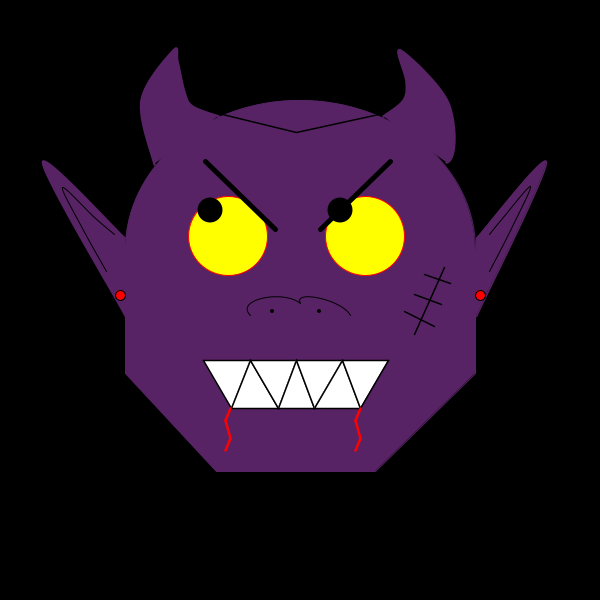
Frame 1 (no input)
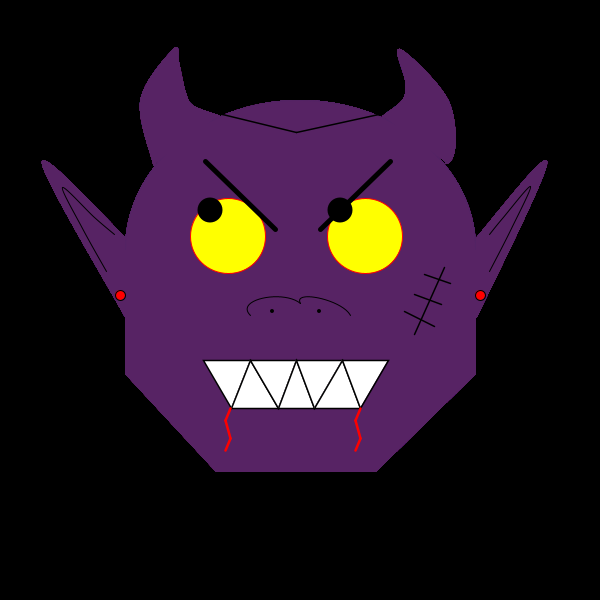
Frame 60 (the mouse pressed at the canvas centre just before this capture)
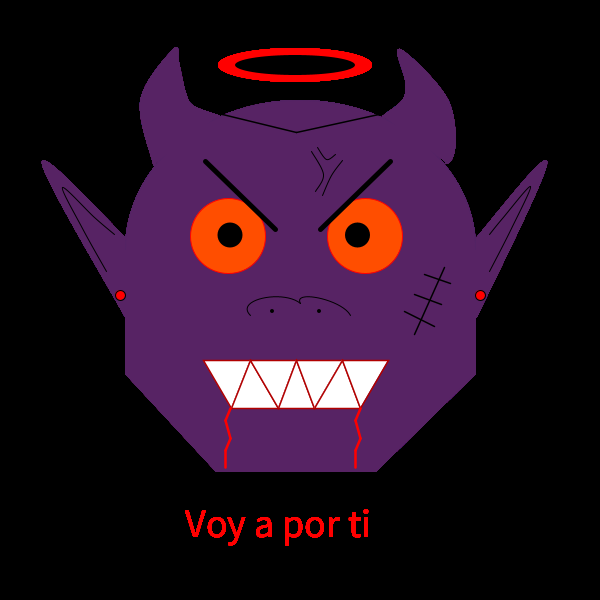
Frame 120 (the mouse held since frame 60 and released just before this capture)

The Processing sketch that drew these frames (run headless with seeded random() and noise(); from frame 60 on, the mouse is pressed at the canvas centre):

// Processing sketch: processing_170654
// ── processing_170654.pde

void setup () {
   size(600,600);
   background(0,0,0);
   
 }
 int value = 255;
 int value2= 255;
 boolean trigger = false;
 float augmentaY = 450;
 int colorDents=0;
 int tamanyUlls=75;
 int moviment=4;
 int colorAnell=0;
 int anellX=150;
 int anellY=30;
 int morat1=87;
 int morat2=35;
 int morat3=100;
 int t=0;
void draw(){
  println(mouseX+","+mouseY);//mouse
  
  fill(87,35,100);
  stroke(83,35,100);
  //front
  arc(300, 250, 350, 300, PI, 2*PI, OPEN);
  
  noFill();  
  beginShape();
  curveVertex(126,250);
  curveVertex(151,370);
  endShape();
  
  fill(87,35,100);
  stroke(87,35,100);
  //Lluna
  beginShape();
  vertex(502, 20);
  bezierVertex(520, 25, 100, 0, 470, 75);
  fill(87,35,100);
  //Cara
  beginShape();
    vertex(125, 250);
    vertex(125, 373);
    vertex(216, 471);
    vertex(375, 471);
    vertex(475, 373);
    vertex(475, 250);
    endShape(CLOSE);
  endShape();
  //venes  
stroke(morat1,morat2,morat3);

beginShape();
  curveVertex(311,151);
  curveVertex(311,151);
  curveVertex(323,174);
  curveVertex(315,191);
  curveVertex(315,191);
endShape();

beginShape();
  curveVertex(317,147);
  curveVertex(317,147);
  curveVertex(326,159);
  curveVertex(335,154);
  curveVertex(335,154);
endShape();

beginShape();
  curveVertex(342,160);
  curveVertex(342,160);
  curveVertex(331,175);
  curveVertex(322,195);
  curveVertex(322,195);
endShape();

if( trigger==true){
  noFill();
    morat1=morat1-2;
    morat2=morat2-2;
    morat3=morat3-2;
}

 
  
  fill(255,255,255);
  stroke(colorDents,0,0);
  strokeWeight(1.5);
  //dents
  beginShape(TRIANGLE_STRIP);
    vertex(203, 360);
    vertex(231, 408);
    vertex(250, 360);
    vertex(278, 408);
    vertex(296, 360);
    vertex(314, 408);
    vertex(342, 360);
    vertex(360, 408);
    vertex(388, 360);
  endShape();
  //color dels dents
  if(trigger==true){
  colorDents= colorDents+3;
  }
  
 tamanyUlls=tamanyUlls+moviment;
  fill(value,value2,0);
  stroke(255,0,0);
  strokeWeight(1);
  //ulls
  ellipse(228,236,tamanyUlls,tamanyUlls);
  ellipse(365,236,tamanyUlls,tamanyUlls);
  fill(0,0,0);
  noStroke();
  
  

  //ull esquerre mou
  float ullE = map(mouseX, 0, width, 210, 250);
  //ull dret mou
  float ullD = map(mouseX, 0, width, 340, 375);
  //altura moviment ulls
  float ullX = map(mouseY, 0, height, 210, 260);
   if (t >= 0 && t < 10){
    //pupil·la esquerra
    ellipse(ullE,ullX,25,25);
     
    //pupuil·la dreta
      ellipse(ullD,ullX,25,25);
   } 

  //color dels ulls
  if(trigger == true){
    value2=value2-3;
   }

  
  noFill();
  stroke(0,0,0);
  strokeWeight(1);
  //nas
    curve(400,400,250,315,300,303,350,400);
    curve(400,400,300,303,350,315,350,400);
    
  fill(0,0,0);
  noStroke();
  //forats del nas
    ellipse(272,311,4,4);
    ellipse(319,311,4,4);
  
  noFill();
  stroke(0,0,0);
  strokeWeight(5);
  //celles  
  line(205,161,275,229);
  line(390,161,320,229);
  

  noFill();
  stroke(255,0,0);
  strokeWeight(2.5);
  //sang boca
  line(360,408,355,420);
  line(355,420,360,438);
  line(360,438,355,450);
  line(230,408,225,420);
  line(225,420,230,438);
  line(230,438,225,450);
  //expansió sang
    if(trigger ==true && augmentaY<=470 ){
  line(225,450,225,augmentaY);
  line(355,450,355,augmentaY);
  augmentaY= augmentaY+0.3;
  }
  else if(trigger == true || trigger == false  && augmentaY>470) {
    
  line(225,450,225,470);
  line(355,450,355,470);
  }
  
 
  fill(87,35,100);
  stroke(87,35,100);
  //Banya dreta
  beginShape();
  curveVertex(383,116);
  curveVertex(383,116);
  curveVertex(403,100);
  curveVertex(406,81);
  curveVertex(400,50);
  curveVertex(448,103);
  curveVertex(446,162);
  curveVertex(383,116);
  endShape();
  //Banya esquerra
  beginShape();
  curveVertex(218,116);
  curveVertex(218,116);
  curveVertex(192,106);
  curveVertex(184,92);
  curveVertex(177,61);
  curveVertex(173,50);
  curveVertex(141,100);
  curveVertex(154,164);
  curveVertex(154,164);
  endShape();
  
  noFill();
  stroke(0,0,0);
  strokeWeight(1.5);
  //cicatriu
  line(414,334,444,267);
  line(404,311,434,326);
  line(414,294,441,304);
  line(424,274,450,283);
  
  fill(87,35,100);
  stroke(0,0,0);
  strokeWeight(1.5);
  //linia de la front
  line(218,113,296,132);
  line(296,132,383,113);
  
  fill(87,35,100);
  stroke(87,35,100);
  //orella dreta
  beginShape();
  curveVertex(476,238);
  curveVertex(476,238);
  curveVertex(546,162);
  curveVertex(476,316);
  curveVertex(476,316);
  endShape();
  //orella esquerra
  beginShape();
  curveVertex(125,238);
  curveVertex(125,238);
  curveVertex(42,162);
  curveVertex(125,316);
  curveVertex(125,316);
  endShape();
  
  stroke(0,0,0); 
  strokeWeight(1); 
  //part orella interna
  beginShape();
  curveVertex(489,234);
  curveVertex(489,234);
  curveVertex(502,218);
  curveVertex(530,186);
  curveVertex(511,228);
  curveVertex(489,271);
  curveVertex(489,271);
  endShape();
  
  beginShape();
  curveVertex(114,234);
  curveVertex(114,234);
  curveVertex(94,217);
  curveVertex(62,187);
  curveVertex(82,228);
  curveVertex(106,271);
  curveVertex(106,271);
  endShape();
  //arracades
  fill(255,0,0);
  ellipse(480,295,10,10);
  ellipse(120,295,10,10);
  //anell dimoni
   anellX=anellX+moviment;
  anellY=anellY+moviment;
  noStroke();
  if(trigger == true){
  fill(colorAnell,0,0);
  ellipse(295,65,anellX,anellY);
  fill(0,0,0);
  ellipse(295,65,120,20);
  colorAnell=colorAnell+3;
  }
 
  //moviment ulls
  
  if((tamanyUlls<0)||(tamanyUlls>width)){}
  
    moviment = -moviment;
    
  //text 
  fill(0,0,0);
  if(trigger==true){
    fill(colorAnell,0,0);
    textSize(40);
    text("Voy a por ti", 185, 537);
    colorAnell=colorAnell+3;
  }
  
  
}



void mousePressed(){

trigger = true;

}
void mouseReleased(){

trigger = false;
}
